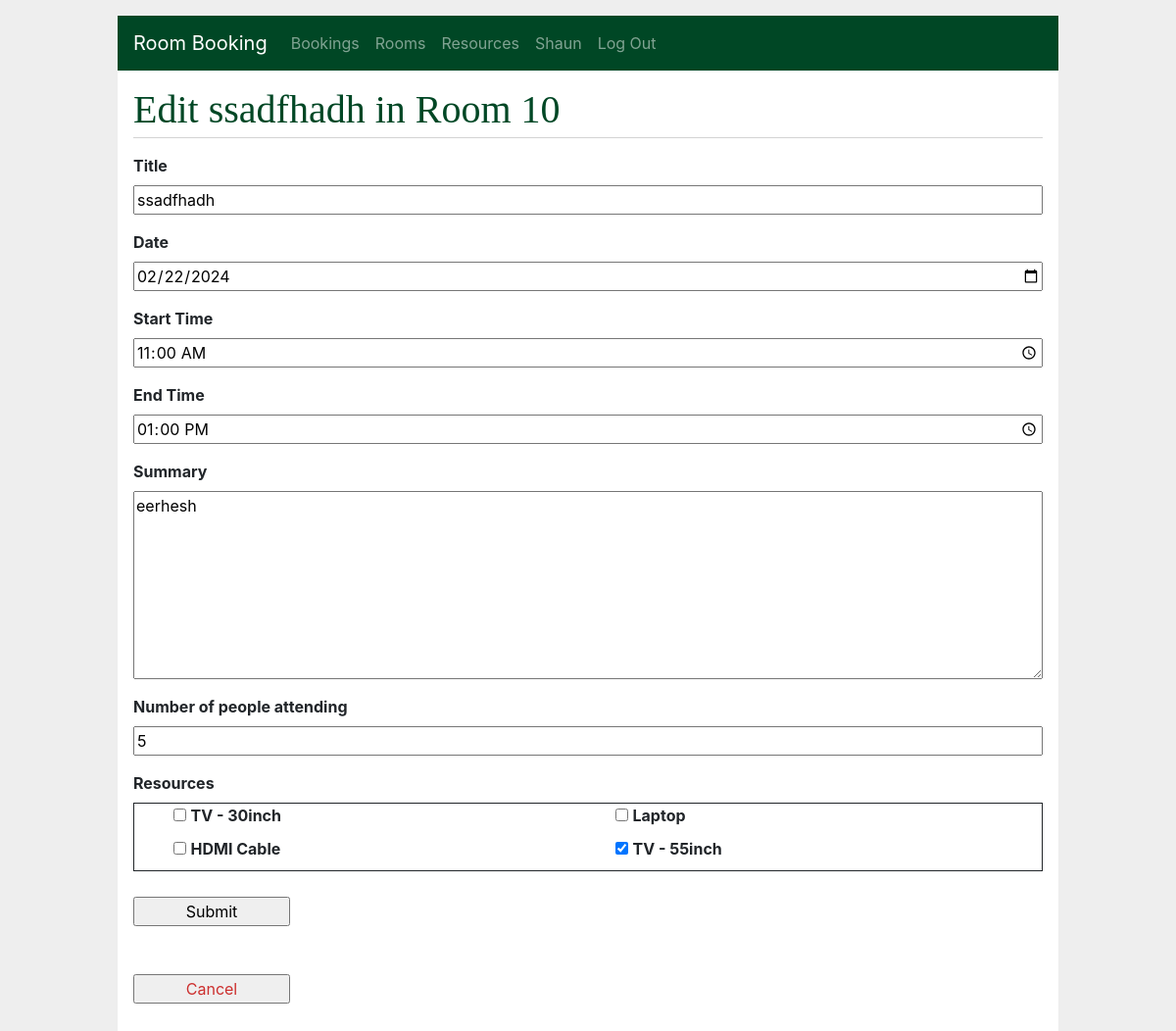
Before: /bookings/7/update (signed in) with the older database file.
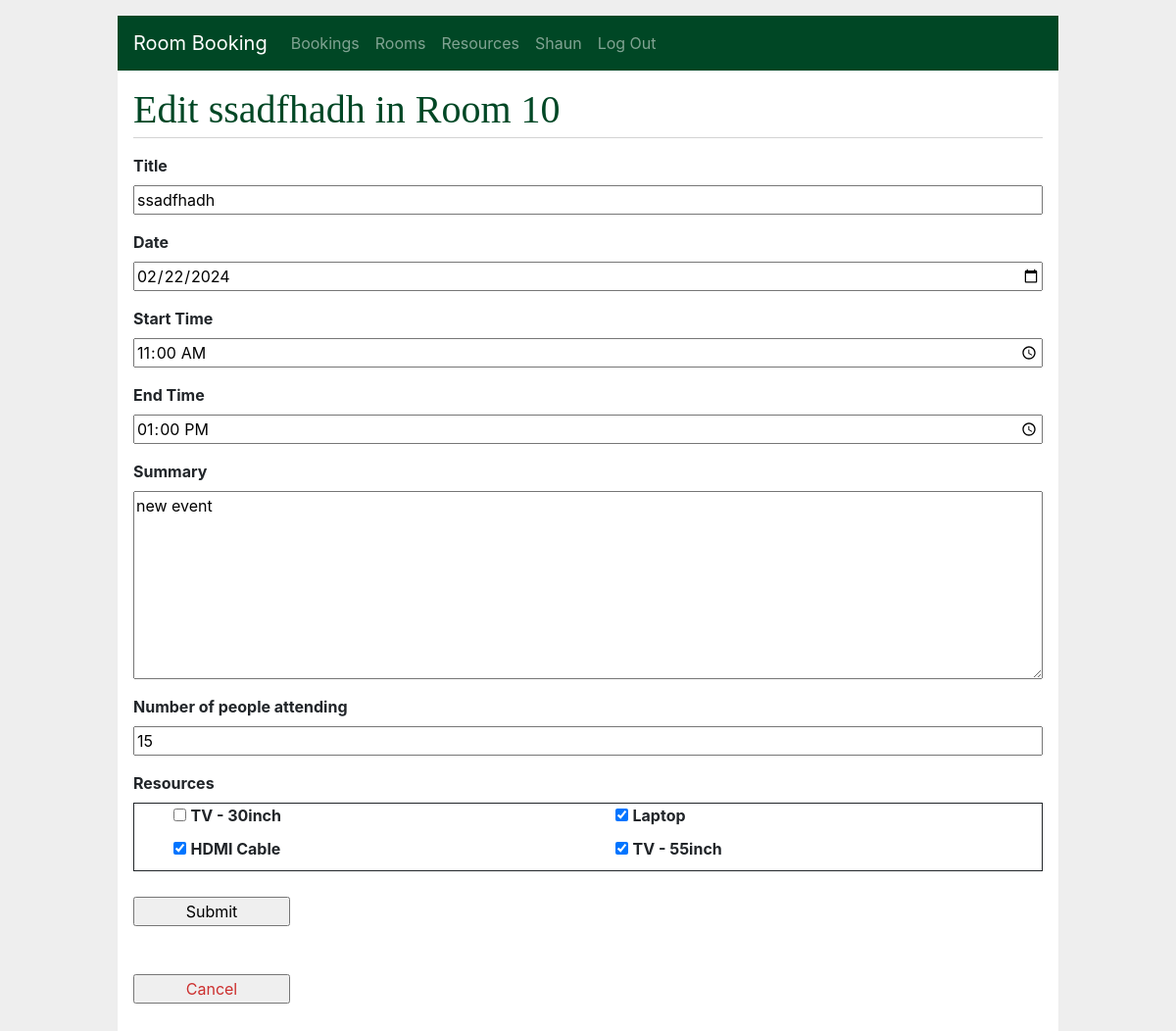
After: the same page with the newer database file.
### app/models/room.py (models this page shows, shortened)
class RoomBooking(db.Model):
    __tablename__ = "roombookings"
    id = db.Column(db.Integer, primary_key=True, autoincrement=True, nullable=False)
    creator_id = db.Column(db.Integer, ForeignKey("users.id", ondelete="CASCADE"), nullable=False)
    creator = db.relationship('User', foreign_keys=[creator_id])
    title = db.Column(db.String(150), nullable=False)
    summary = db.Column(db.Text, nullable=False)
    status = db.Column(db.String, default='pending approval', nullable=False)
    event_start = db.Column(db.DateTime, nullable=False)
    time_start = db.Column(db.DateTime, nullable=False)
    time_end = db.Column(db.DateTime, nullable=False)
    created = db.Column(db.DateTime, default=now, nullable=False)
    attendees = db.Column(db.Integer, nullable=False)
    booked_resources = db.relationship('BookedResource', back_populates="room_booking", cascade='all, delete, delete-orphan')
    room_id = db.Column(db.Integer, ForeignKey("rooms.id"), nullable=False)
    room = db.relationship('Room', foreign_keys=[room_id])

### app/bookings/routes.py (the view, shortened to what this page needs)
@bp.route('/<int:id>/update', methods=('GET', 'POST'))
@login_required
def update(id):
    booking = get_booking(id)
    if booking.booked_resources:
        print(booking.booked_resources)
        current_booked_resources = booking.booked_resources
        print("booked_resources:", current_booked_resources[0].room_resource.resource.name)
        print("booked_resources:", [resource.room_resource for resource in current_booked_resources])
        current_booked_resources = [resource.room_resource.resource.name for resource in current_booked_resources]
    else:
        current_booked_resources = []
    form = RoomBookingForm(obj=booking,
                           date=booking.event_start,
                           attendees=booking.attendees,
                           time_start=booking.time_start,
                           time_end=booking.time_end,
                           data={"resources": current_booked_resources})
    room_resources = [r for r in booking.room.room_resources]
    room_resources = [resource.resource.name for resource in room_resources]
    print(room_resources)
    form.resources.choices = room_resources
    return render_template('bookings/update.html', form=form, booking=booking)

### app/models/room.py
class RoomBookingForm(FlaskForm):
    title = StringField(u'Title', validators=[DataRequired('Please enter a Title.'), Length(max=40)])
    event_start = DateField(u'Date', validators=[DataRequired('Please enter a date.')], )
    time_start = TimeField(u'Start Time', validators=[DataRequired('Please enter a Start Time.')])
    time_end = TimeField(u'End Time', validators=[DataRequired('Please enter an End Time.')])
    attendees = IntegerField(u'Number of people attending', validators=[DataRequired('Please enter number of people.')])
    summary = TextAreaField(u'Summary', validators=[DataRequired('Please provide a detailed event summary.')])
    resources = MultiCheckboxField(u'Resources')
    submit = SubmitField('Submit')

### app/bookings/routes.py (called while the page is built)
def get_booking(id, check_author=True):
    user_id = session.get('user_id')
    booking = RoomBooking.query.filter_by(id=id).first()
    if booking is None:
        abort(404, f"Booking id {id} doesn't exist.")
    admin = User.query.filter_by(
        id=user_id).first()
    if check_author and booking.creator_id != user_id and admin.role != "admin":
        abort(403)
    return booking

### app/templates/bookings/update.html (shortened to what this page needs)
{% from "_formhelpers.html" import render_field %}
{% extends 'base.html' %}
{% block header %}
  <h1>{% block title %}Edit {{ form.title.data }} in {{ booking.room.name }} {% endblock %}</h1>
{% endblock %}
{% block content %}
  <form method="POST" action="{{ url_for('bookings.update', id=booking['id']) }}">
        {{ render_field(form.title) }}
        {{ render_field(form.event_start) }}
        {{ render_field(form.time_start) }}
        {{ render_field(form.time_end) }}
        {{ render_field(form.summary) }}
        {{ render_field(form.attendees) }}
        {{ render_field(form.resources) }}
        {{ form.submit(style="margin-top: 10px;") }}
  <form action="{{ url_for('bookings.cancelled', id=booking['id']) }}" method="post">
    <input class="danger" type="submit" value="Cancel" onclick="return confirm('Are you sure you want to cancel this booking?');">
  </form>
{% endblock %}

### app/templates/_formhelpers.html (shortened to what this page needs)
{% macro render_field(field) %}
  {{ field.label }}
  {{ field(**kwargs)|safe }}
{% endmacro %}

Changed rows visible on the page:
changed RoomBooking "ssadfhadh": summary "eerhesh" → "new event"; attendees "5" → "15"
Other visible differences:
form field resources: "☐ ☐ ☐ ☑" → "☐ ☑ ☑ ☑"
